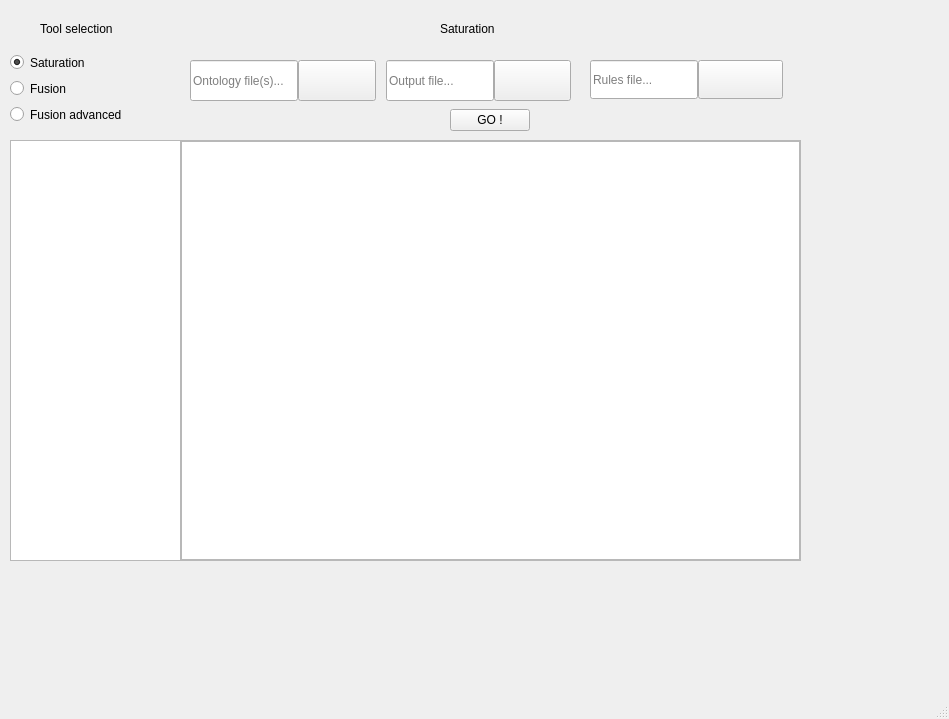
<?xml version="1.0" encoding="UTF-8"?>
<ui version="4.0">
 <class>MainWindowBIS</class>
 <widget class="QMainWindow" name="MainWindowBIS">
  <property name="geometry">
   <rect>
    <x>0</x>
    <y>0</y>
    <width>949</width>
    <height>719</height>
   </rect>
  </property>
  <property name="windowTitle">
   <string>MainWindow</string>
  </property>
  <widget class="QWidget" name="centralwidget">
   <widget class="QWidget" name="toolSelectionWidget" native="true">
    <property name="geometry">
     <rect>
      <x>0</x>
      <y>10</y>
      <width>181</width>
      <height>131</height>
     </rect>
    </property>
    <property name="font">
     <font>
      <weight>50</weight>
      <bold>false</bold>
     </font>
    </property>
    <property name="styleSheet">
     <string notr="true"/>
    </property>
    <widget class="QLabel" name="toolSelectionLabel">
     <property name="geometry">
      <rect>
       <x>40</x>
       <y>10</y>
       <width>101</width>
       <height>17</height>
      </rect>
     </property>
     <property name="styleSheet">
      <string notr="true">border:none</string>
     </property>
     <property name="text">
      <string>Tool selection</string>
     </property>
    </widget>
    <widget class="QWidget" name="layoutWidget">
     <property name="geometry">
      <rect>
       <x>10</x>
       <y>40</y>
       <width>161</width>
       <height>80</height>
      </rect>
     </property>
     <layout class="QVBoxLayout" name="toolSelection">
      <item>
       <widget class="QRadioButton" name="radioSaturation">
        <property name="styleSheet">
         <string notr="true">border:none</string>
        </property>
        <property name="text">
         <string>Saturation</string>
        </property>
        <property name="checked">
         <bool>true</bool>
        </property>
       </widget>
      </item>
      <item>
       <widget class="QRadioButton" name="radioFusion">
        <property name="styleSheet">
         <string notr="true">border:none</string>
        </property>
        <property name="text">
         <string>Fusion</string>
        </property>
       </widget>
      </item>
      <item>
       <widget class="QRadioButton" name="radioFusionAdv">
        <property name="styleSheet">
         <string notr="true">border:none</string>
        </property>
        <property name="text">
         <string>Fusion advanced</string>
        </property>
       </widget>
      </item>
     </layout>
    </widget>
   </widget>
   <widget class="QWidget" name="horizontalLayoutWidget">
    <property name="geometry">
     <rect>
      <x>180</x>
      <y>10</y>
      <width>621</width>
      <height>141</height>
     </rect>
    </property>
    <layout class="QHBoxLayout" name="horizontalLayout" stretch="0">
     <item>
      <widget class="QWidget" name="optionsToolWidget" native="true">
       <property name="sizePolicy">
        <sizepolicy hsizetype="Expanding" vsizetype="Preferred">
         <horstretch>0</horstretch>
         <verstretch>0</verstretch>
        </sizepolicy>
       </property>
       <property name="styleSheet">
        <string notr="true"/>
       </property>
       <widget class="QLabel" name="modeSelectedLabel">
        <property name="geometry">
         <rect>
          <x>260</x>
          <y>10</y>
          <width>131</width>
          <height>17</height>
         </rect>
        </property>
        <property name="styleSheet">
         <string notr="true">border:none</string>
        </property>
        <property name="text">
         <string>Saturation</string>
        </property>
       </widget>
       <widget class="QWidget" name="layoutWidget_2">
        <property name="geometry">
         <rect>
          <x>10</x>
          <y>50</y>
          <width>381</width>
          <height>41</height>
         </rect>
        </property>
        <layout class="QHBoxLayout" name="horizontalLayout_2">
         <property name="spacing">
          <number>10</number>
         </property>
         <item>
          <layout class="QHBoxLayout" name="inputLayout">
           <property name="spacing">
            <number>0</number>
           </property>
           <property name="sizeConstraint">
            <enum>QLayout::SetDefaultConstraint</enum>
           </property>
           <item>
            <widget class="QLineEdit" name="ontologyFiles">
             <property name="sizePolicy">
              <sizepolicy hsizetype="Expanding" vsizetype="Expanding">
               <horstretch>0</horstretch>
               <verstretch>0</verstretch>
              </sizepolicy>
             </property>
             <property name="baseSize">
              <size>
               <width>0</width>
               <height>0</height>
              </size>
             </property>
             <property name="styleSheet">
              <string notr="true"/>
             </property>
             <property name="dragEnabled">
              <bool>false</bool>
             </property>
             <property name="placeholderText">
              <string>Ontology file(s)...</string>
             </property>
            </widget>
           </item>
           <item>
            <widget class="QPushButton" name="browseOntologies">
             <property name="sizePolicy">
              <sizepolicy hsizetype="Expanding" vsizetype="Expanding">
               <horstretch>0</horstretch>
               <verstretch>0</verstretch>
              </sizepolicy>
             </property>
             <property name="styleSheet">
              <string notr="true"/>
             </property>
             <property name="text">
              <string/>
             </property>
             <property name="icon">
              <iconset>
               <normaloff>Images/folder-search.png</normaloff>Images/folder-search.png</iconset>
             </property>
            </widget>
           </item>
          </layout>
         </item>
         <item>
          <layout class="QHBoxLayout" name="outputLayout">
           <property name="spacing">
            <number>0</number>
           </property>
           <item>
            <widget class="QLineEdit" name="outputName">
             <property name="sizePolicy">
              <sizepolicy hsizetype="Expanding" vsizetype="Expanding">
               <horstretch>0</horstretch>
               <verstretch>0</verstretch>
              </sizepolicy>
             </property>
             <property name="styleSheet">
              <string notr="true"/>
             </property>
             <property name="dragEnabled">
              <bool>false</bool>
             </property>
             <property name="placeholderText">
              <string>Output file...</string>
             </property>
            </widget>
           </item>
           <item>
            <widget class="QPushButton" name="browseOutput">
             <property name="sizePolicy">
              <sizepolicy hsizetype="Expanding" vsizetype="Expanding">
               <horstretch>0</horstretch>
               <verstretch>0</verstretch>
              </sizepolicy>
             </property>
             <property name="styleSheet">
              <string notr="true"/>
             </property>
             <property name="text">
              <string/>
             </property>
             <property name="icon">
              <iconset>
               <normaloff>Images/Save-icon.png</normaloff>Images/Save-icon.png</iconset>
             </property>
            </widget>
           </item>
          </layout>
         </item>
        </layout>
       </widget>
       <widget class="QWidget" name="layoutWidget_3">
        <property name="geometry">
         <rect>
          <x>410</x>
          <y>50</y>
          <width>193</width>
          <height>39</height>
         </rect>
        </property>
        <layout class="QHBoxLayout" name="rulesLayout">
         <property name="spacing">
          <number>0</number>
         </property>
         <item>
          <widget class="QLineEdit" name="rulesFile">
           <property name="enabled">
            <bool>true</bool>
           </property>
           <property name="sizePolicy">
            <sizepolicy hsizetype="Expanding" vsizetype="Expanding">
             <horstretch>0</horstretch>
             <verstretch>0</verstretch>
            </sizepolicy>
           </property>
           <property name="styleSheet">
            <string notr="true"/>
           </property>
           <property name="dragEnabled">
            <bool>false</bool>
           </property>
           <property name="placeholderText">
            <string>Rules file...</string>
           </property>
          </widget>
         </item>
         <item>
          <widget class="QPushButton" name="browseRules_2">
           <property name="enabled">
            <bool>true</bool>
           </property>
           <property name="sizePolicy">
            <sizepolicy hsizetype="Expanding" vsizetype="Expanding">
             <horstretch>0</horstretch>
             <verstretch>0</verstretch>
            </sizepolicy>
           </property>
           <property name="styleSheet">
            <string notr="true"/>
           </property>
           <property name="text">
            <string/>
           </property>
           <property name="icon">
            <iconset>
             <normaloff>Images/folder-search.png</normaloff>Images/folder-search.png</iconset>
           </property>
          </widget>
         </item>
        </layout>
       </widget>
       <widget class="QWidget" name="layoutWidget_4">
        <property name="geometry">
         <rect>
          <x>270</x>
          <y>90</y>
          <width>125</width>
          <height>40</height>
         </rect>
        </property>
        <layout class="QHBoxLayout" name="horizontalLayout_3">
         <item>
          <widget class="QPushButton" name="goButton">
           <property name="sizePolicy">
            <sizepolicy hsizetype="Minimum" vsizetype="Fixed">
             <horstretch>0</horstretch>
             <verstretch>0</verstretch>
            </sizepolicy>
           </property>
           <property name="text">
            <string>GO !</string>
           </property>
          </widget>
         </item>
         <item>
          <widget class="QPushButton" name="stopButton">
           <property name="styleSheet">
            <string notr="true">border:none</string>
           </property>
           <property name="text">
            <string/>
           </property>
           <property name="icon">
            <iconset>
             <normaloff>Images/stop-icon.ico</normaloff>Images/stop-icon.ico</iconset>
           </property>
           <property name="iconSize">
            <size>
             <width>28</width>
             <height>28</height>
            </size>
           </property>
          </widget>
         </item>
        </layout>
       </widget>
      </widget>
     </item>
    </layout>
   </widget>
   <widget class="QWidget" name="listViewWidget" native="true">
    <property name="geometry">
     <rect>
      <x>10</x>
      <y>140</y>
      <width>791</width>
      <height>421</height>
     </rect>
    </property>
    <widget class="QWidget" name="verticalLayoutWidget">
     <property name="geometry">
      <rect>
       <x>0</x>
       <y>0</y>
       <width>171</width>
       <height>421</height>
      </rect>
     </property>
     <layout class="QVBoxLayout" name="verticalLayout">
      <item>
       <widget class="QTableWidget" name="tableWidget">
        <property name="sizePolicy">
         <sizepolicy hsizetype="Minimum" vsizetype="Expanding">
          <horstretch>0</horstretch>
          <verstretch>150</verstretch>
         </sizepolicy>
        </property>
       </widget>
      </item>
     </layout>
    </widget>
    <widget class="QWidget" name="verticalLayoutWidget_2">
     <property name="geometry">
      <rect>
       <x>170</x>
       <y>0</y>
       <width>621</width>
       <height>421</height>
      </rect>
     </property>
     <layout class="QVBoxLayout" name="verticalLayout_2">
      <item>
       <widget class="QScrollArea" name="scrollArea">
        <property name="widgetResizable">
         <bool>true</bool>
        </property>
        <widget class="QWidget" name="scrollAreaWidgetContents">
         <property name="geometry">
          <rect>
           <x>0</x>
           <y>0</y>
           <width>617</width>
           <height>417</height>
          </rect>
         </property>
         <property name="sizePolicy">
          <sizepolicy hsizetype="Expanding" vsizetype="Expanding">
           <horstretch>0</horstretch>
           <verstretch>0</verstretch>
          </sizepolicy>
         </property>
         <widget class="QTextEdit" name="sortieConsole">
          <property name="geometry">
           <rect>
            <x>0</x>
            <y>0</y>
            <width>619</width>
            <height>419</height>
           </rect>
          </property>
          <property name="readOnly">
           <bool>true</bool>
          </property>
         </widget>
        </widget>
       </widget>
      </item>
     </layout>
    </widget>
   </widget>
  </widget>
  <widget class="QMenuBar" name="menubar">
   <property name="geometry">
    <rect>
     <x>0</x>
     <y>0</y>
     <width>949</width>
     <height>25</height>
    </rect>
   </property>
  </widget>
  <widget class="QStatusBar" name="statusbar"/>
 </widget>
 <resources/>
 <connections/>
</ui>
